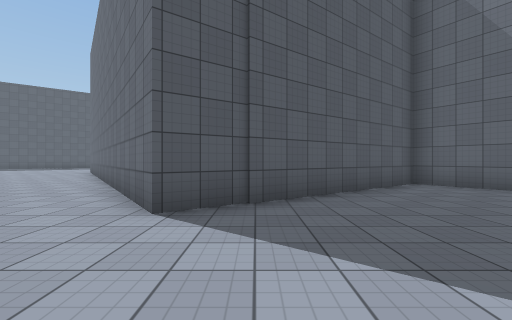
[1] (above)

12 first-person views from a walk through a 3-D level made in the Unity game engine. The camera is 1.3 m above the floor, looks level and sees 90° across. The floor is counted in squares, 2 m on a side. Each view is taken from the middle of a square. On the plan, view 1 faces up. The plan holds only what a view shows up to about 9 squares ahead; the rest is blank. The place goes on beyond the plan. The player character is not drawn. Surface patterns are stand-ins for the level's own textures.

[2]
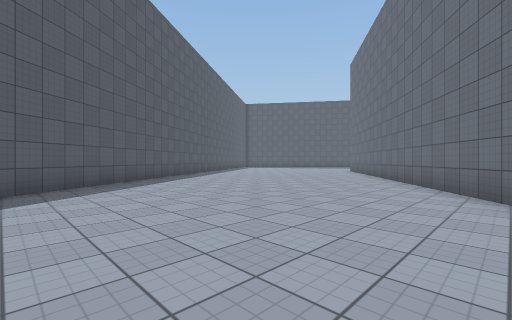

[3]
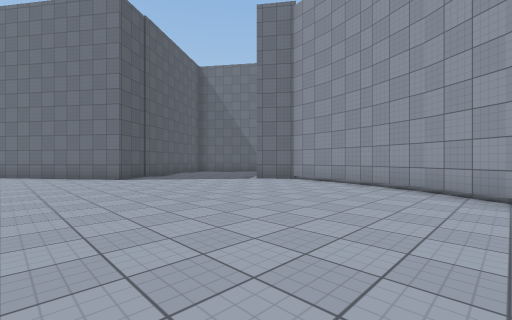

[4]
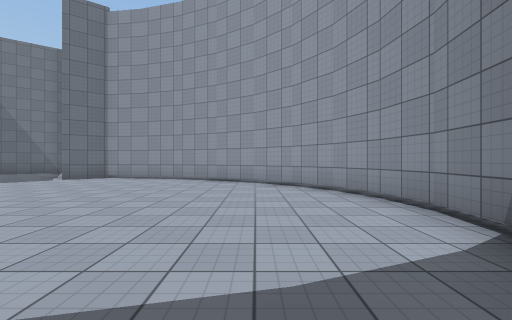

[5]
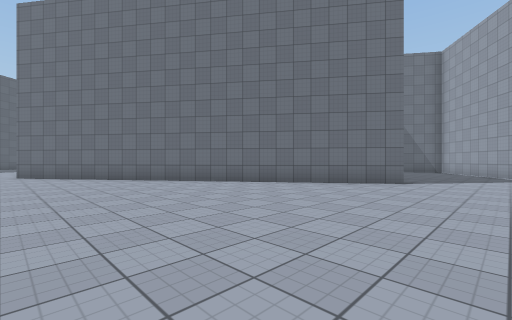

[6]
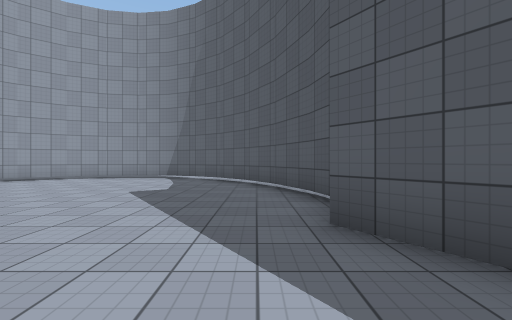

[7]
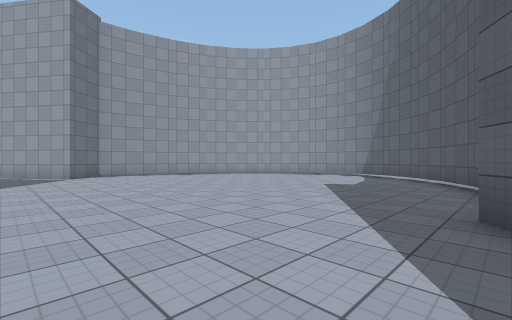

[8]
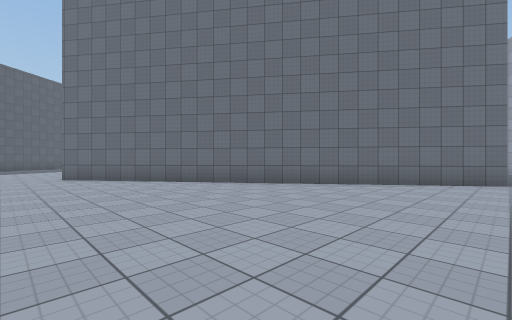

[9]
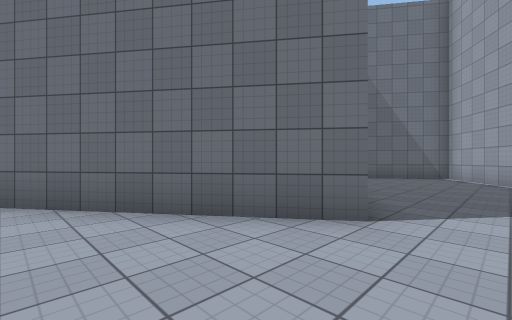

[10]
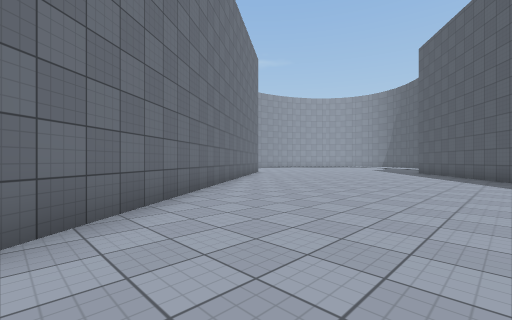

[11]
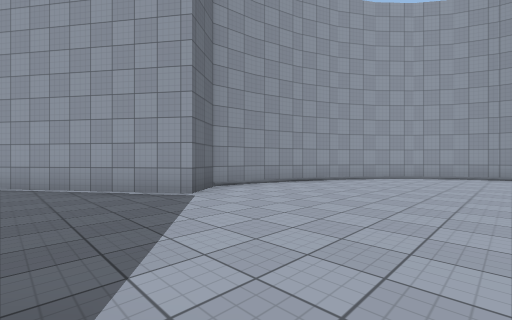

[12]
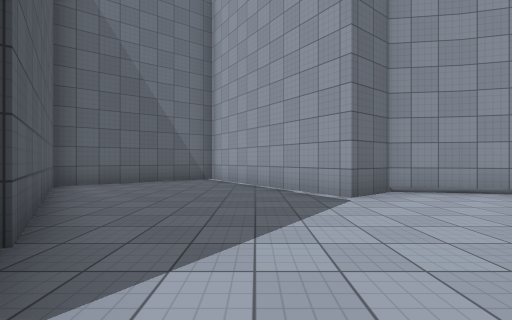

### Floor plan
Points are (right, up) in squares from view 1. A wall is a line through its corners. A room is listed if a view was taken in it or the views show most of it. See-through windows are left out.
Room 1 (views 1, 2, 3, 4, 5, 6, 7, 8, 9, 10, 11, 12)
walls: (-8.1, -2.9) (-8, -3.7); (-8, -3.6) (-7.4, -5); (-11, 2.9) (-7.7, -1.6); (-7.5, -4.9) (-6.7, -6.1); (3, -2.1) (3.2, -0.7) (2.4, 0.4) (6.8, 3.5) (4.3, 7) (-1.2, 3) (-8.6, 13.3); (-6.8, -6.1) (-5.8, -7.1); (2.6, -3.5) (3, -1.9); (2, -4.8) (2.6, -3.3); (-5.9, -7) (-4.9, -7.7) (-3.8, -8.2); (1.2, -6) (2, -4.7); (-3.9, -8.1) (-2.7, -8.2); (-0.7, -7.7) (0.4, -6.9) (1.3, -5.9); (-2.8, -8.2) (-1.6, -8.1); (-1.7, -8.1) (-0.6, -7.6)

Positions as (right, up) in squares from view 1, and headings:
1: (0, 0), facing up
2: (-2, -1), facing up-left
3: (-4, -6), facing up-right
4: (-6, -6), facing right
5: (-9, 1), facing up-right
6: (-7, 1), facing down
7: (-8, 2), facing down-right
8: (-10, 3), facing up-right
9: (-4, 2), facing up-right
10: (-11, 13), facing down-right
11: (-2, 3), facing down-right
12: (-2, 2), facing right
